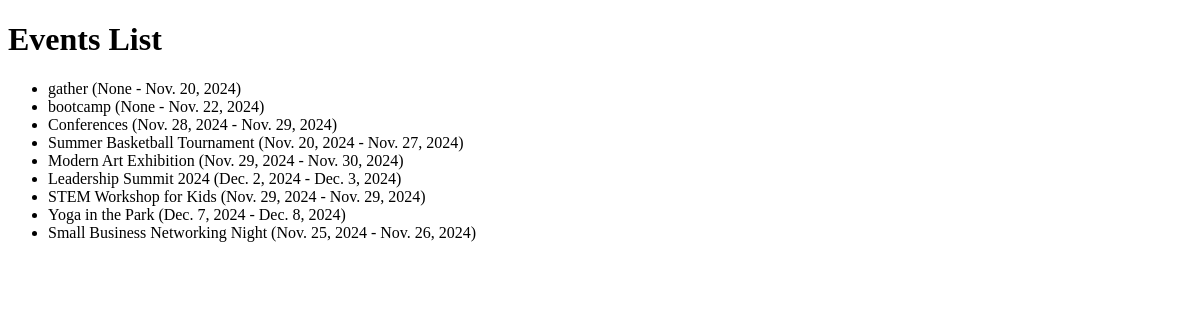
/events/, run on an earlier commit of the app's database.
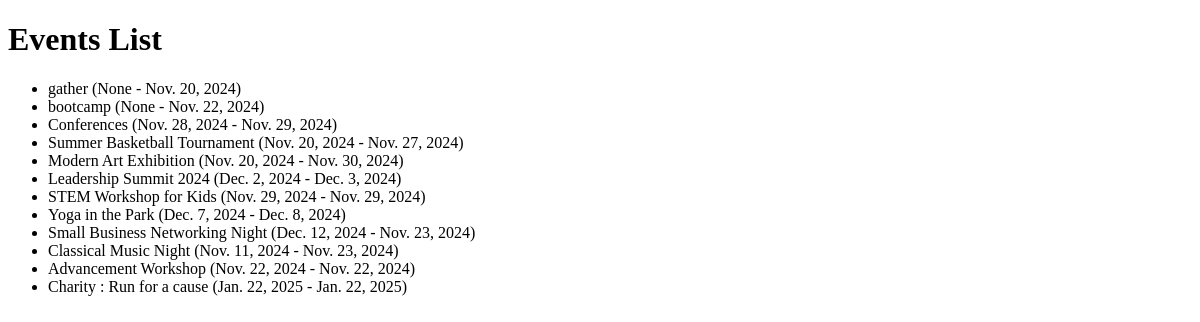
And on a later commit of the database.
### app_1/models.py (models this page shows)
class Event(models.Model):
    title=models.CharField(max_length=200)
    location=models.CharField(max_length=200)
    start_date=models.DateField()
    end_date=models.DateField()
    description=models.TextField()
    image=models.ImageField(upload_to='event_images/')
    category=models.CharField(max_length=200)
    status=models.SmallIntegerField(choices=STATUS_CHOICES,default=0)
    total_number=models.IntegerField(validators=[MinValueValidator(1)])
    created_at=models.DateTimeField(auto_now_add=True)
    updated_at=models.DateTimeField(auto_now=True)
    user=models.ForeignKey(User,related_name="owned_events",on_delete=models.CASCADE)
    members=models.ManyToManyField(User,related_name="joined_events",blank=True)
    favorites=models.ManyToManyField(User,related_name="favorited_events",blank=True)

### app_1/views.py (the view)
# urls.py: path('events/', views.list_events, name='list_events'),
def list_events(request):
    events = Event.objects.all()
    context={
        'events':events
    }
    return render(request, 'list_events.html',context)

### app_1/templates/list_events.html (shortened to what this page needs)
<!DOCTYPE html>
<html lang="en">
<head>
</head>
<body>
    <h1>Events List</h1>
    <ul>
        {% for event in events %}
            <li>{{ event.title }} ({{ event.start_date }} - {{ event.end_date }})</li>
        {% endfor %}
    </ul>
</body>
</html>

What changed in the data, as far as the page shows it:
changed Event "Modern Art Exhibition": start_date "Nov. 29, 2024" → "Nov. 20, 2024"
changed Event "Small Business Networking Night": start_date "Nov. 25, 2024" → "Dec. 12, 2024"; end_date "Nov. 26, 2024" → "Nov. 23, 2024"
added Event: title "Classical Music Night", start_date "Nov. 11, 2024", end_date "Nov. 23, 2024"
added Event: title "Advancement Workshop", start_date "Nov. 22, 2024", end_date "Nov. 22, 2024"
added Event: title "Charity : Run for a cause", start_date "Jan. 22, 2025", end_date "Jan. 22, 2025"
